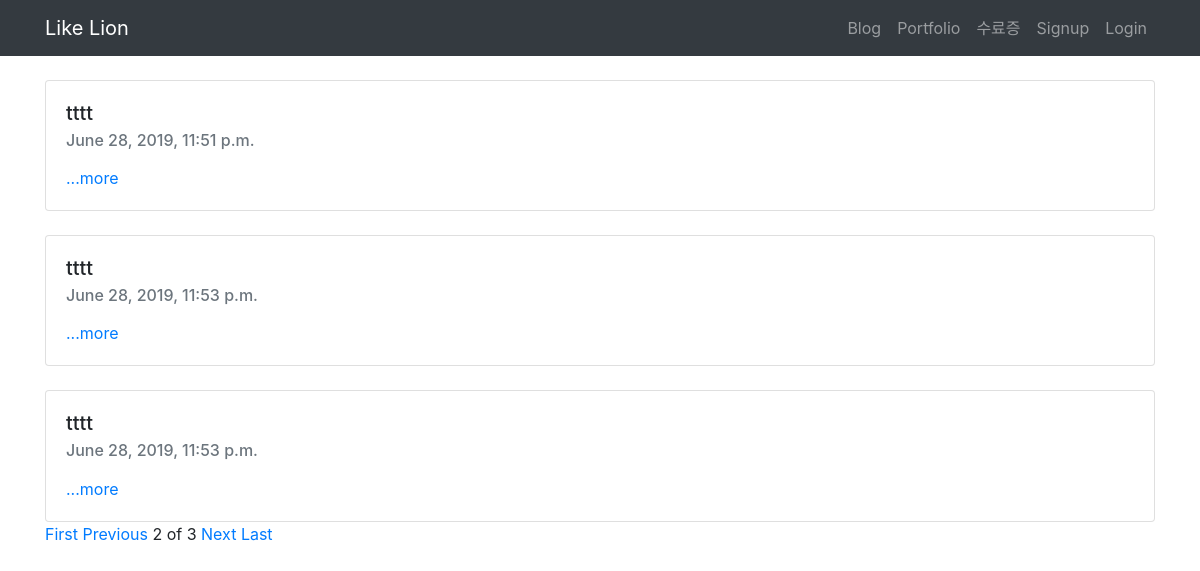
Screenshot of /?page=2 with the database file from the repository.
### blog/models.py (models this page shows)
class Blog(models.Model):
    title = models.CharField(max_length=200)
    pub_date = models.DateTimeField('date published')
    body = models.TextField()

### blog/views.py (the view)
# urls.py: path('', blog.views.home, name='home'),
def home(request):
    blogs = Blog.objects
    blog_list=Blog.objects.all()
    paginator = Paginator(blog_list,3)
    page = request.GET.get('page')
    posts = paginator.get_page(page)
    return render(request,'blog/home.html',{'blogs':blogs,'posts':posts})

### blog/templates/blog/home.html (shortened to what this page needs)
{% extends 'base.html' %}
{% block content %}
{% for blog in posts %}
<br>
<div class="card">
  <div class="card-body">
    <h5 class="card-title">{{blog.title}}</h5>
    <h6 class="card-subtitle mb-2 text-muted">{{blog.pub_date}}</h6>
    <a href="{%url 'detail' blog.id%}" class="card-link">...more</a>
  </div>
</div>
{%endfor%}
{%if posts.has_previous%}
<a href="?page=1">First</a>
<a href="?page={{posts.previous_page_number}}">Previous</a>
{%endif%}
<span>{{posts.number}}</span>
<span>of</span>
<span>{{posts.paginator.num_pages}}</span>
{%if posts.has_next%}
<a href="?page={{posts.next_page_number}}">Next</a>
<a href="?page={{posts.paginator.num_pages}}">Last</a>
{%endif%}
{% endblock %}

### rows the page displays
Blog: title "tttt", pub_date "June 28, 2019, 11:51 p.m."
Blog: title "tttt", pub_date "June 28, 2019, 11:53 p.m."
Blog: title "tttt", pub_date "June 28, 2019, 11:53 p.m."

### other values shown
{{ posts.number }} "2"
{{ posts.paginator.num_pages }} "3"
